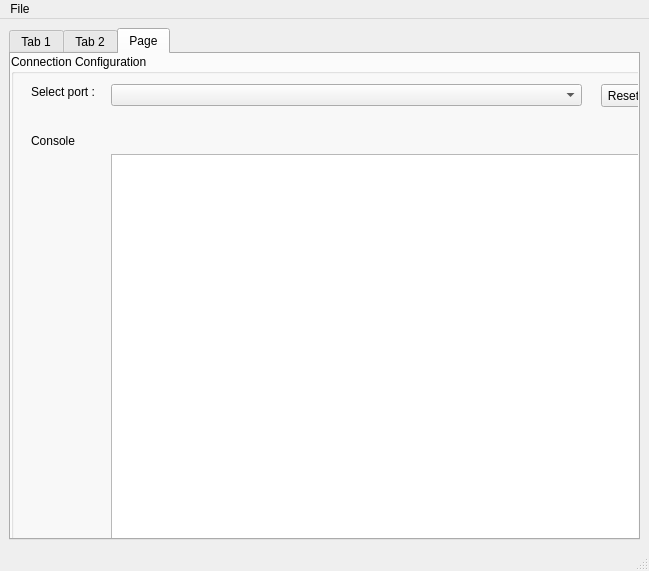
<?xml version="1.0" encoding="UTF-8"?>
<ui version="4.0">
 <class>MainWindow</class>
 <widget class="QMainWindow" name="MainWindow">
  <property name="geometry">
   <rect>
    <x>0</x>
    <y>0</y>
    <width>649</width>
    <height>571</height>
   </rect>
  </property>
  <property name="maximumSize">
   <size>
    <width>16777215</width>
    <height>16777215</height>
   </size>
  </property>
  <property name="windowTitle">
   <string>MainWindow</string>
  </property>
  <widget class="QWidget" name="centralwidget">
   <layout class="QHBoxLayout" name="horizontalLayout">
    <item>
     <widget class="QTabWidget" name="tabWidget">
      <property name="currentIndex">
       <number>2</number>
      </property>
      <property name="iconSize">
       <size>
        <width>20</width>
        <height>20</height>
       </size>
      </property>
      <widget class="QWidget" name="tab">
       <attribute name="title">
        <string>Tab 1</string>
       </attribute>
       <widget class="QGroupBox" name="groupBox">
        <property name="geometry">
         <rect>
          <x>0</x>
          <y>50</y>
          <width>151</width>
          <height>461</height>
         </rect>
        </property>
        <property name="font">
         <font>
          <pointsize>10</pointsize>
         </font>
        </property>
        <property name="title">
         <string>Collect data</string>
        </property>
        <widget class="QLabel" name="label">
         <property name="geometry">
          <rect>
           <x>10</x>
           <y>40</y>
           <width>47</width>
           <height>13</height>
          </rect>
         </property>
         <property name="text">
          <string>Port</string>
         </property>
        </widget>
        <widget class="QLabel" name="label_2">
         <property name="geometry">
          <rect>
           <x>10</x>
           <y>90</y>
           <width>61</width>
           <height>16</height>
          </rect>
         </property>
         <property name="text">
          <string>Baudrate</string>
         </property>
        </widget>
        <widget class="QLabel" name="label_5">
         <property name="geometry">
          <rect>
           <x>10</x>
           <y>140</y>
           <width>71</width>
           <height>16</height>
          </rect>
         </property>
         <property name="text">
          <string>Samples</string>
         </property>
        </widget>
        <widget class="QLineEdit" name="samples">
         <property name="geometry">
          <rect>
           <x>10</x>
           <y>160</y>
           <width>101</width>
           <height>20</height>
          </rect>
         </property>
         <property name="text">
          <string/>
         </property>
        </widget>
        <widget class="QLabel" name="label_8">
         <property name="geometry">
          <rect>
           <x>10</x>
           <y>190</y>
           <width>61</width>
           <height>16</height>
          </rect>
         </property>
         <property name="text">
          <string>Filename</string>
         </property>
        </widget>
        <widget class="QLineEdit" name="filename">
         <property name="geometry">
          <rect>
           <x>10</x>
           <y>210</y>
           <width>101</width>
           <height>20</height>
          </rect>
         </property>
         <property name="text">
          <string/>
         </property>
        </widget>
        <widget class="QPushButton" name="pushButton_openFile">
         <property name="geometry">
          <rect>
           <x>30</x>
           <y>380</y>
           <width>81</width>
           <height>31</height>
          </rect>
         </property>
         <property name="font">
          <font>
           <pointsize>10</pointsize>
          </font>
         </property>
         <property name="text">
          <string>Open</string>
         </property>
        </widget>
        <widget class="QLabel" name="path">
         <property name="geometry">
          <rect>
           <x>10</x>
           <y>320</y>
           <width>121</width>
           <height>31</height>
          </rect>
         </property>
         <property name="font">
          <font>
           <pointsize>10</pointsize>
          </font>
         </property>
         <property name="text">
          <string>Open file:</string>
         </property>
        </widget>
        <widget class="QComboBox" name="baudrate">
         <property name="geometry">
          <rect>
           <x>10</x>
           <y>110</y>
           <width>101</width>
           <height>22</height>
          </rect>
         </property>
        </widget>
        <widget class="QComboBox" name="port">
         <property name="geometry">
          <rect>
           <x>10</x>
           <y>60</y>
           <width>101</width>
           <height>22</height>
          </rect>
         </property>
        </widget>
        <widget class="QPushButton" name="pushButton_path">
         <property name="geometry">
          <rect>
           <x>110</x>
           <y>270</y>
           <width>31</width>
           <height>31</height>
          </rect>
         </property>
         <property name="text">
          <string/>
         </property>
         <property name="iconSize">
          <size>
           <width>18</width>
           <height>18</height>
          </size>
         </property>
         <property name="checkable">
          <bool>false</bool>
         </property>
        </widget>
        <widget class="QLabel" name="path_2">
         <property name="geometry">
          <rect>
           <x>10</x>
           <y>270</y>
           <width>91</width>
           <height>31</height>
          </rect>
         </property>
         <property name="font">
          <font>
           <pointsize>10</pointsize>
          </font>
         </property>
         <property name="text">
          <string>Path:</string>
         </property>
        </widget>
       </widget>
       <widget class="PlotWidget" name="graphWidget" native="true">
        <property name="geometry">
         <rect>
          <x>160</x>
          <y>60</y>
          <width>561</width>
          <height>221</height>
         </rect>
        </property>
        <property name="autoFillBackground">
         <bool>false</bool>
        </property>
       </widget>
       <widget class="QPushButton" name="pushButton_play">
        <property name="geometry">
         <rect>
          <x>10</x>
          <y>10</y>
          <width>31</width>
          <height>31</height>
         </rect>
        </property>
        <property name="text">
         <string/>
        </property>
        <property name="iconSize">
         <size>
          <width>18</width>
          <height>18</height>
         </size>
        </property>
        <property name="checkable">
         <bool>false</bool>
        </property>
       </widget>
       <widget class="QPushButton" name="pushButton_stop">
        <property name="geometry">
         <rect>
          <x>50</x>
          <y>10</y>
          <width>31</width>
          <height>31</height>
         </rect>
        </property>
        <property name="text">
         <string/>
        </property>
        <property name="iconSize">
         <size>
          <width>18</width>
          <height>18</height>
         </size>
        </property>
        <property name="checkable">
         <bool>false</bool>
        </property>
       </widget>
       <widget class="QPushButton" name="pushButton_save">
        <property name="geometry">
         <rect>
          <x>90</x>
          <y>10</y>
          <width>31</width>
          <height>31</height>
         </rect>
        </property>
        <property name="text">
         <string/>
        </property>
        <property name="autoDefault">
         <bool>false</bool>
        </property>
        <property name="default">
         <bool>false</bool>
        </property>
        <property name="flat">
         <bool>false</bool>
        </property>
       </widget>
       <widget class="QLabel" name="label_14">
        <property name="geometry">
         <rect>
          <x>160</x>
          <y>290</y>
          <width>561</width>
          <height>221</height>
         </rect>
        </property>
        <property name="text">
         <string>PLotter</string>
        </property>
        <property name="scaledContents">
         <bool>true</bool>
        </property>
       </widget>
      </widget>
      <widget class="QWidget" name="tab_2">
       <attribute name="title">
        <string>Tab 2</string>
       </attribute>
       <widget class="QGroupBox" name="groupBox">
        <property name="geometry">
         <rect>
          <x>10</x>
          <y>10</y>
          <width>391</width>
          <height>591</height>
         </rect>
        </property>
        <property name="title">
         <string>Train</string>
        </property>
        <widget class="QLineEdit" name="size">
         <property name="geometry">
          <rect>
           <x>120</x>
           <y>30</y>
           <width>171</width>
           <height>20</height>
          </rect>
         </property>
         <property name="text">
          <string/>
         </property>
        </widget>
        <widget class="QLabel" name="label_3">
         <property name="geometry">
          <rect>
           <x>20</x>
           <y>30</y>
           <width>47</width>
           <height>13</height>
          </rect>
         </property>
         <property name="text">
          <string>Layers</string>
         </property>
        </widget>
        <widget class="QLabel" name="label_4">
         <property name="geometry">
          <rect>
           <x>20</x>
           <y>70</y>
           <width>47</width>
           <height>13</height>
          </rect>
         </property>
         <property name="text">
          <string>Activation</string>
         </property>
        </widget>
        <widget class="QLabel" name="label_9">
         <property name="geometry">
          <rect>
           <x>20</x>
           <y>110</y>
           <width>47</width>
           <height>13</height>
          </rect>
         </property>
         <property name="text">
          <string>Optimizer</string>
         </property>
        </widget>
        <widget class="QLabel" name="label_10">
         <property name="geometry">
          <rect>
           <x>20</x>
           <y>150</y>
           <width>47</width>
           <height>13</height>
          </rect>
         </property>
         <property name="text">
          <string>Loss</string>
         </property>
        </widget>
        <widget class="QLabel" name="label_11">
         <property name="geometry">
          <rect>
           <x>20</x>
           <y>200</y>
           <width>47</width>
           <height>13</height>
          </rect>
         </property>
         <property name="text">
          <string>Metrics</string>
         </property>
        </widget>
        <widget class="QComboBox" name="Activation">
         <property name="geometry">
          <rect>
           <x>120</x>
           <y>70</y>
           <width>171</width>
           <height>22</height>
          </rect>
         </property>
        </widget>
        <widget class="QComboBox" name="Optimizer">
         <property name="geometry">
          <rect>
           <x>120</x>
           <y>110</y>
           <width>171</width>
           <height>22</height>
          </rect>
         </property>
        </widget>
        <widget class="QComboBox" name="Loss">
         <property name="geometry">
          <rect>
           <x>120</x>
           <y>150</y>
           <width>171</width>
           <height>22</height>
          </rect>
         </property>
        </widget>
        <widget class="QComboBox" name="Metrics">
         <property name="geometry">
          <rect>
           <x>120</x>
           <y>200</y>
           <width>171</width>
           <height>22</height>
          </rect>
         </property>
        </widget>
        <widget class="QPushButton" name="pushButton_createModel">
         <property name="geometry">
          <rect>
           <x>160</x>
           <y>240</y>
           <width>91</width>
           <height>31</height>
          </rect>
         </property>
         <property name="text">
          <string>Create</string>
         </property>
         <property name="autoDefault">
          <bool>true</bool>
         </property>
         <property name="default">
          <bool>false</bool>
         </property>
         <property name="flat">
          <bool>false</bool>
         </property>
        </widget>
        <widget class="QLabel" name="label_6">
         <property name="geometry">
          <rect>
           <x>20</x>
           <y>290</y>
           <width>351</width>
           <height>241</height>
          </rect>
         </property>
         <property name="text">
          <string>Structure of model</string>
         </property>
         <property name="scaledContents">
          <bool>true</bool>
         </property>
        </widget>
        <widget class="QPushButton" name="pushButton_train">
         <property name="geometry">
          <rect>
           <x>160</x>
           <y>550</y>
           <width>81</width>
           <height>31</height>
          </rect>
         </property>
         <property name="text">
          <string>Train</string>
         </property>
        </widget>
       </widget>
       <widget class="QGroupBox" name="groupBox_3">
        <property name="geometry">
         <rect>
          <x>420</x>
          <y>10</y>
          <width>361</width>
          <height>591</height>
         </rect>
        </property>
        <property name="title">
         <string>Evaluate</string>
        </property>
        <widget class="QPushButton" name="pushButton_5">
         <property name="geometry">
          <rect>
           <x>-150</x>
           <y>580</y>
           <width>81</width>
           <height>31</height>
          </rect>
         </property>
         <property name="text">
          <string>Train</string>
         </property>
        </widget>
        <widget class="PlotWidget" name="widget" native="true">
         <property name="geometry">
          <rect>
           <x>10</x>
           <y>20</y>
           <width>361</width>
           <height>251</height>
          </rect>
         </property>
        </widget>
        <widget class="QLabel" name="label_7">
         <property name="geometry">
          <rect>
           <x>10</x>
           <y>290</y>
           <width>361</width>
           <height>281</height>
          </rect>
         </property>
         <property name="text">
          <string>Confussion Matrix</string>
         </property>
         <property name="scaledContents">
          <bool>true</bool>
         </property>
        </widget>
       </widget>
      </widget>
      <widget class="QWidget" name="Tab3">
       <attribute name="title">
        <string>Page</string>
       </attribute>
       <widget class="QGroupBox" name="groupBox_4">
        <property name="geometry">
         <rect>
          <x>0</x>
          <y>0</y>
          <width>811</width>
          <height>591</height>
         </rect>
        </property>
        <property name="title">
         <string>Connection Configuration</string>
        </property>
        <widget class="QLabel" name="label_12">
         <property name="geometry">
          <rect>
           <x>20</x>
           <y>30</y>
           <width>71</width>
           <height>16</height>
          </rect>
         </property>
         <property name="text">
          <string>Select port :</string>
         </property>
        </widget>
        <widget class="QComboBox" name="typeBox_port">
         <property name="geometry">
          <rect>
           <x>100</x>
           <y>30</y>
           <width>471</width>
           <height>22</height>
          </rect>
         </property>
        </widget>
        <widget class="QPushButton" name="pushButton_connect">
         <property name="geometry">
          <rect>
           <x>680</x>
           <y>30</y>
           <width>75</width>
           <height>23</height>
          </rect>
         </property>
         <property name="text">
          <string>Connect</string>
         </property>
        </widget>
        <widget class="QLabel" name="label_13">
         <property name="geometry">
          <rect>
           <x>20</x>
           <y>80</y>
           <width>47</width>
           <height>13</height>
          </rect>
         </property>
         <property name="text">
          <string>Console</string>
         </property>
        </widget>
        <widget class="QTextEdit" name="desc">
         <property name="geometry">
          <rect>
           <x>100</x>
           <y>100</y>
           <width>651</width>
           <height>441</height>
          </rect>
         </property>
        </widget>
        <widget class="QPushButton" name="pushButton_resetPort">
         <property name="geometry">
          <rect>
           <x>590</x>
           <y>30</y>
           <width>75</width>
           <height>23</height>
          </rect>
         </property>
         <property name="text">
          <string>Reset ports</string>
         </property>
        </widget>
       </widget>
      </widget>
     </widget>
    </item>
   </layout>
  </widget>
  <widget class="QMenuBar" name="menubar">
   <property name="geometry">
    <rect>
     <x>0</x>
     <y>0</y>
     <width>649</width>
     <height>21</height>
    </rect>
   </property>
   <widget class="QMenu" name="menuFile">
    <property name="title">
     <string>File</string>
    </property>
    <addaction name="separator"/>
    <addaction name="actionOpen_csv_file"/>
    <addaction name="actionExit"/>
   </widget>
   <addaction name="menuFile"/>
  </widget>
  <widget class="QStatusBar" name="statusbar"/>
  <action name="actionOpen_csv_file">
   <property name="text">
    <string>Open csv file</string>
   </property>
  </action>
  <action name="actionExit">
   <property name="text">
    <string>Exit</string>
   </property>
  </action>
  <action name="actionRecord">
   <property name="text">
    <string>Record</string>
   </property>
  </action>
 </widget>
 <customwidgets>
  <customwidget>
   <class>PlotWidget</class>
   <extends>QWidget</extends>
   <header location="global">pyqtgraph</header>
   <container>1</container>
  </customwidget>
 </customwidgets>
 <resources/>
 <connections/>
</ui>
